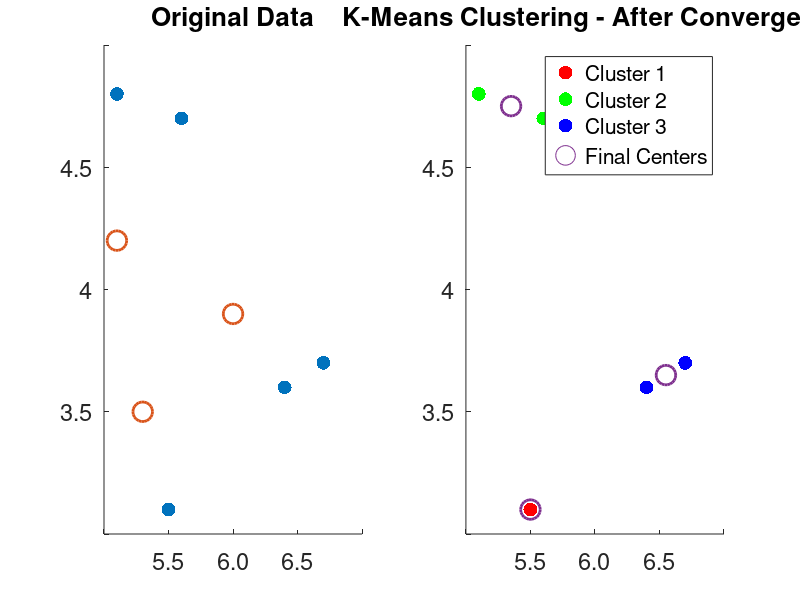

Recreate this plot in MATLAB. (Note: this script raises an error after producing the figure.)
% Initialize dataset
data = [5.5,3.1; 5.1,4.8; 6.4,3.6; 5.6,4.7; 6.7,3.7];

% Initial cluster centers (as per the problem)
initial_centers = [5.3, 3.5; 5.1, 4.2; 6.0, 3.9];

figure;
subplot(1,2,1)
scatter(data(:,1),data(:,2),100,'filled')
hold on
scatter(initial_centers(:,1),initial_centers(:,2),200, 'kx', 'LineWidth', 2)
% Add plot formatting
xlim([5, 7]);
ylim([3, 5]);
xticks(5:0.5:7);
yticks(3:0.5:5);
xticklabels({'', '5.5', '6.0', '6.5', ''});
yticklabels({'', '3.5', '4', '4.5', ''});
title('Original Data','FontSize',20);
hold off

set(findall(gcf,'type','axes'),'FontSize',17);

% Apply k-means and let it converge
[idx_converged, final_centers] = kmeans(data, 3, 'Start', initial_centers);

% Plot the points and their cluster assignments after convergence
subplot(1,2,2)
scatter(data(:,1).*(idx_converged == 1), data(:,2).*(idx_converged == 1), 100, 'r', 'filled', 'DisplayName', 'Cluster 1'); % Cluster 1 points
hold on;
scatter(data(:,1).*(idx_converged == 2), data(:,2).*(idx_converged == 2), 100, 'g', 'filled', 'DisplayName', 'Cluster 2'); % Cluster 2 points
scatter(data(:,1).*(idx_converged == 3), data(:,2).*(idx_converged == 3), 100, 'b', 'filled', 'DisplayName', 'Cluster 3'); % Cluster 3 points

% Plot final cluster centers
scatter(final_centers(:,1), final_centers(:,2), 200, 'kx', 'LineWidth', 2, 'DisplayName', 'Final Centers');

% Add plot formatting
xlim([5, 7]);
ylim([3, 5]);
xticks(5:0.5:7);
yticks(3:0.5:5);
xticklabels({'', '5.5', '6.0', '6.5', ''});
yticklabels({'', '3.5', '4', '4.5', ''});
legend('Location', 'best'); % Automatically handles all 'DisplayName' labels
title('K-Means Clustering - After Convergence','FontSize',20);
hold off;
set(findall(gcf,'type','axes'),'FontSize',17);

% Display the final cluster centers
fprintf('Final cluster center for Cluster 1: (%.2f, %.2f)\n', final_centers(1,1), final_centers(1,2));
fprintf('Final cluster center for Cluster 2: (%.2f, %.2f)\n', final_centers(2,1), final_centers(2,2));
fprintf('Final cluster center for Cluster 3: (%.2f, %.2f)\n', final_centers(3,1), final_centers(3,2));

%% Spike Sorting
homeDir = getenv('USERPROFILE');
load(fullfile(homeDir,'OneDrive - University of Pittsburgh\Documents\MATLAB\BIOENG 1586\SpikeSorting\waveforms.mat'))
waveforms = data.wf;
timestamps = data.stamps;
% Number of waveforms to plot
num_waveforms = 100;

% Randomly sample indices to spread waveforms across the session
total_waveforms = size(waveforms, 1); % Total number of waveforms
indices = round(linspace(1, total_waveforms, num_waveforms)); % Spread-out indices
sampled_waveforms = waveforms(indices, :);

% Plot the waveforms
figure;
plot(sampled_waveforms');
xlabel('Time (s)','FontSize',17);
ylabel('Amplitude','FontSize',17);
title('100 Sampled Waveforms from Neural Recording','FontSize',20);
grid on;
set(findall(gcf,'type','axes'),'FontSize',17);

% Brief narrative: Visual inspection for neuron estimation
fprintf('Q1: 100 waveforms plotted. Judging by the waveform shapes, I estimate ~2-4 distinct neurons (clusters) in the data.\n\n');

%% PCA
% Q1) I would say line d corresponds withe the first principle component
% Q2) I woulkd say line c corresponds with the sceond principle component
% Q3) I would say line d corresponds with the third prinsiple component
% Q4) Total variance = 2.2 + 1.7 + 1.4 + 0.8 + 0.4 + 0.2 + 0.15 + 0.02 +
% 0.001 = 6.871
% (2.2 + 1.7 + 1.4 + 0.8 + 0.4)/6.871 = 0.946
% Therefore, to retain at least 90% variance, you need 5 components

%% Perform PCA on Spike set
%perform PCA
[coef, score, latent] = pca(waveforms);

%find  projected waveforms
wf_PC1 = waveforms*coef(:,1);
wf_PC2 = waveforms*coef(:,2);

%choosing inital k's
X = [wf_PC1 wf_PC2];

% Trying different values of k
k_values = [2, 3, 4];  % Different values of k to test
colors = {'r', 'g', 'b', 'm'};  % Color list for clusters: red, green, blue, magenta
figure;  % Create a new figure for the subplots

for i = 1:length(k_values)
    k = k_values(i);
    
    % Perform k-means clustering
    [idx, cluster_centers] = kmeans(X, k);

    % Plot the k-means clusters in the corresponding subplot
    subplot(1, 3, i);  % Create subplot for the current k value
    hold on;
    for j = 1:k
        % Use the specified colors for the clusters
        scatter(X(idx == j, 1), X(idx == j, 2), 100, colors{j}, 'DisplayName', ['Cluster ' num2str(j)]);
    end
    hold off;
    title(['k-means Clusters for k = ' num2str(k)], 'FontSize', 12);
    xlabel('1st PC', 'FontSize', 17);
    ylabel('2nd PC', 'FontSize', 17);
    legend('Location', 'best');
    set(findall(gcf,'type','axes'),'FontSize',17);
end

%plot first two pcs in 2D
figure;
subplot(1,3,1)
scatter(wf_PC1,wf_PC2);
xlabel('1st PC','FontSize', 17);
ylabel('2nd PC','FontSize',17);
title('PCA: Scatter of First Two Components','FontSize', 10);
set(findall(gcf,'type','axes'),'FontSize',17);

fprintf(['Q2: It looks like there may be 2 or 3 neurons present in the recording, \n ' ...
    'but it is hard to tell still. \n I would defintely say there isnt 4. \n \n']);

% Plot the first two PCs with color mapping for the event index
subplot(1,3,2)
scatter3(wf_PC1, score(:,2), (1:length(score))', 10, (1:length(score))', 'filled');
colormap jet;
colorbar;
xlabel('1st PC','FontSize',17);
ylabel('2nd PC','FontSize',17);
zlabel('Event Index','FontSize',17);
title('PCA: 3D Scatter of First Two Components','FontSize', 10);
set(findall(gcf,'type','axes'),'FontSize',17);
%looks like there are 3 clusters, (e.g. cluter centers 
% cls = [-184.856, 155.988; 77.1142, 150.671; -36.4561, -86.0849]

k=3;
[idx, clsuter_centers] = kmeans(X,k);

% Plot the points and their cluster assignments after convergence
subplot(1,3,3)
scatter(X(:,1).*(idx == 1), X(:,2).*(idx == 1), 100, 'r', 'DisplayName', 'Cluster 1'); % Cluster 1 points
hold on;
scatter(X(:,1).*(idx == 2), X(:,2).*(idx == 2), 100, 'g', 'DisplayName', 'Cluster 2'); % Cluster 2 points
scatter(X(:,1).*(idx == 3), X(:,2).*(idx == 3), 100, 'b', 'DisplayName', 'Cluster 3'); % Cluster 3 points
hold off
title("K-means Clusters",'FontSize', 10)
xlabel('1st PC','FontSize',17);
ylabel('2nd PC','FontSize', 17);
set(findall(gcf,'type','axes'),'FontSize',17);

%Color coding 100 waveforms by cluster assignmetns
sampled_idx=idx(indices); %sampling indexes to be same as sampled wavforms

%plot the waveforms in each cluster
figure;
h1 = plot(sampled_waveforms(sampled_idx == 1, :)', 'LineWidth', 1.5, 'Color','r');
hold on
h2 = plot(sampled_waveforms(sampled_idx == 2, :)', 'LineWidth', 1.5, 'Color','g');
h3 = plot(sampled_waveforms(sampled_idx == 3, :)', 'LineWidth', 1.5, 'Color','b');
legend([h1(1), h2(1), h3(1)], {'Cluster 1', 'Cluster 2', 'Cluster 3'}, 'Location', 'best');
hold off
set(findall(gcf,'type','axes'),'FontSize',17);

ylabel('Amplitude', 'FontSize', 17)
xlabel('Time (s)', 'FontSize', 17)
title('Waveforms Colored by PCA Cluster')

fprintf(['Q4: It looks like it worked. The green spikes all have the similar \n ' ...
    'pattern of spiking early, the red spikes \n have the pattern of having lower spikes \n ' ...
    'and the blue spikes have later and \n more drawn out spikes. \n \n '])

%% K-means with initalzied cluster centers
cls = [0, 0; 0, 0; 0, 0];
k=3;
[idx_origin, clsuter_centers_origin] = kmeans(X,k, 'Start',cls);

% Plot the points and their cluster assignments after convergence
figure;
subplot(1,3,1)
scatter(X(:,1).*(idx_origin == 1), X(:,2).*(idx_origin == 1), 100, 'r', 'DisplayName', 'Cluster 1'); % Cluster 1 points
hold on;
scatter(X(:,1).*(idx_origin == 2), X(:,2).*(idx_origin == 2), 100, 'g', 'DisplayName', 'Cluster 2'); % Cluster 2 points
scatter(X(:,1).*(idx_origin == 3), X(:,2).*(idx_origin == 3), 100, 'b', 'DisplayName', 'Cluster 3'); % Cluster 3 points
hold off
title("K-Means Clusters with Initial Centers",'FontSize', 12)
ylabel('PC 1','FontSize', 17);
xlabel('PC 2','FontSize', 17);
set(findall(gcf,'type','axes'),'FontSize',17);


cls = [-184.856, 155.988; 77.1142, 150.671; -36.4561, -86.0849];
k=3;
[idx_est , clsuter_centers_est] = kmeans(X,k, 'Start',cls);

% Plot the points and their cluster assignments after convergence
subplot(1,3,2)
scatter(X(:,1).*(idx_est == 1), X(:,2).*(idx_est == 1), 100, 'r', 'DisplayName', 'Cluster 1'); % Cluster 1 points
hold on;
scatter(X(:,1).*(idx_est == 2), X(:,2).*(idx_est == 2), 100, 'g', 'DisplayName', 'Cluster 2'); % Cluster 2 points
scatter(X(:,1).*(idx_est == 3), X(:,2).*(idx_est == 3), 100, 'b', 'DisplayName', 'Cluster 3'); % Cluster 3 points
hold off
title("K-Means Clusters with Estimated Centers",'FontSize', 15);
ylabel('PC 1','FontSize', 17);
xlabel('PC 2','FontSize', 17);
set(findall(gcf,'type','axes'),'FontSize',17);


cls = [-380, 267.711; -386, 46; -363,-129];
k=3;
[idx_off, clsuter_centers_off] = kmeans(X,k, 'Start',cls);

% Plot the points and their cluster assignments after convergence
subplot(1,3,3)
scatter(X(:,1).*(idx_off == 1), X(:,2).*(idx_off == 1), 100, 'r', 'DisplayName', 'Cluster 1'); % Cluster 1 points
hold on;
scatter(X(:,1).*(idx_off == 2), X(:,2).*(idx_off == 2), 100, 'g', 'DisplayName', 'Cluster 2'); % Cluster 2 points
scatter(X(:,1).*(idx_off == 3), X(:,2).*(idx_off == 3), 100, 'b', 'DisplayName', 'Cluster 3'); % Cluster 3 points
hold off
title("K-Means Clusters with Offset Centers",'FontSize', 15)
ylabel('PC 1','FontSize', 17);
xlabel('PC 2','FontSize', 17);
set(findall(gcf,'type','axes'),'FontSize',17);

fprintf("Q5: It seems like \n \n ")


%% Unit vector of 3 PCS
first_3_pcs = coef(:,1:3);

%Reconstruct the original waveform for each of the first three PCs
reconstructed_first_pc = first_3_pcs(:,1);  % First PC
reconstructed_second_pc = first_3_pcs(:,2); % Second PC
reconstructed_third_pc = first_3_pcs(:,3);  % Third PC

% Plot the waveforms for the first three principal components
figure;
subplot(3,1,1);
plot(reconstructed_first_pc);
title('Waveform of First Principal Component','FontSize', 20);

subplot(3,1,2);
plot(reconstructed_second_pc);
ylabel('Amplitude','FontSize',17)
title('Waveform of Second Principal Component','FontSize', 20);

subplot(3,1,3);
plot(reconstructed_third_pc);
xlabel('Time (s)','FontSize', 17);
title('Waveform of Third Principal Component','FontSize',20);

set(findall(gcf,'type','axes'),'FontSize',17);

fprintf("Q6: It looks like one of the general spike shapes in the initial data. \n" + ...
    " It seems like PCA splits the data into similar shape catgegories \n " + ...
    "and labels the data based on their shape. \n \n")

%% Calculaing explained variance 

% Calculate the variance explained by each principal component
variance_explained = latent / sum(latent);  % Normalize by total variance
cumulative_variance = cumsum(variance_explained);  % Cumulative variance

% Plot the eigenspectrum (variance explained by each PC)
figure;
plot(1:length(cumulative_variance), cumulative_variance, '-o');
xlabel('Number of Dimensions (Principal Components)','FontSize', 17);
ylabel('Cumulative Variance Explained', 'FontSize',17);
title('Eigenspectrum of the Data','FontSize', 20);
grid on;
set(findall(gcf,'type','axes'),'FontSize',17);

num_dimensions = size(waveforms, 2);  % Number of columns (features)

num_components_100 = find(cumulative_variance >= 1, 1);  % First PC where cumulative variance reaches 100%

num_components_90 = find(cumulative_variance >= 0.9, 1);  % First PC where cumulative variance reaches 90%

fprintf("Q7: There are %d dimensions in the original data \n", num_dimensions)
fprintf("It takes %d dimensions to account for 100%% of the variance in the waveform data \n", num_components_100)
fprintf("It takes %d dimensions to account for 90%% of the variance in the waveform data \n", num_components_90)
fprintf("I'd estimate that the elbow is at about 11 dimensions \n")

%% Rasters with Color-Coded Cells
% Define the 10s time window 
start_time = 20;  % Starting time for the window
end_time = 30;   % Ending time for the window

% Filter timestamps within the time window
valid_idx = (timestamps >= start_time & timestamps <= end_time);
filtered_stamps = timestamps(valid_idx);
filtered_cells = idx(valid_idx);

% Get unique cell IDs and assign colors
unique_cells = unique(filtered_cells);
colors = lines(length(unique_cells)); % Generate distinct colors

% Plot raster
figure;
hold on;

% Loop through each cell and plot its spikes
for i = 1:length(unique_cells)
    cell_id = unique_cells(i);
    cell_timestamps = filtered_stamps(filtered_cells == cell_id);
    
    % Plot spikes for this cell on a separate line with a unique color
    for j = 1:length(cell_timestamps)
        line([cell_timestamps(j), cell_timestamps(j)], [i - 0.4, i + 0.4], ...
            'Color', colors(i, :), 'LineWidth', 1.5);
    end
end

% Customize plot
xlabel('Time (s)','FontSize', 17);
ylabel('Cell ID', 'FontSize', 17);
title(sprintf('Raster Plot for Time Window %d to %d Seconds', start_time, end_time),'FontSize', 20);
ylim([0.5, length(unique_cells) + 0.5]); % Adjust y-limits to fit all cells
yticks(1:length(unique_cells));
yticklabels(arrayfun(@(x) sprintf('Cell %d', x), unique_cells, 'UniformOutput', false));
grid on;
hold off;
set(findall(gcf,'type','axes'),'FontSize',17);


%% Interspike Interval Histogram (ISI)
num_neurons = max(idx);  % Number of clusters (neurons)
timestamps = 1:length(waveforms);  % Adjust this based on your timestamp data

figure;
for neuron = 1:num_neurons
    % Get the indices of the points that belong to this neuron (cluster)
    neuron_spikes_idx = timestamps(idx == neuron);
    
    % Calculate ISIs for this neuron
    ISI = diff(neuron_spikes_idx);  % Time differences between consecutive spikes
    
    %Plot the ISI histogram for this neuron
    subplot(1,3,neuron)
    histogram(ISI, 'EdgeColor', 'black', 'FaceColor', [0.8, 0.8, 0.8]);
    xlabel('Interspike Interval (s)','FontSize',17);
    ylabel('Frequency','FontSize',17);
    title(['ISI Histogram for Neuron ' num2str(neuron)],'FontSize', 20);
    set(findall(gcf,'type','axes'),'FontSize',17);
    xlim([0,40])
end
